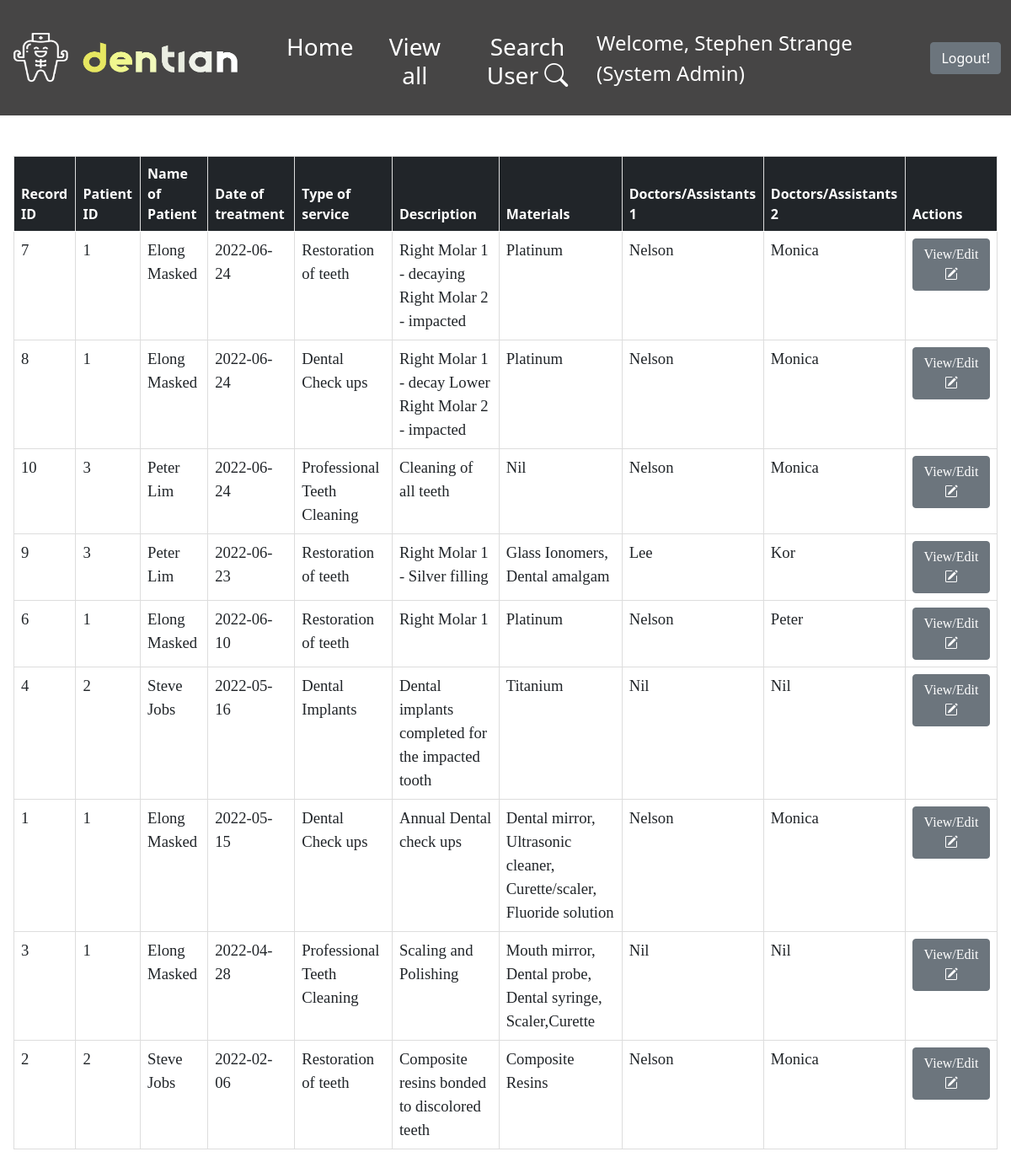
/DentistDashboard.php (signed in), run on the app's committed database.
### tables this page shows
CREATE TABLE `patient_record` (
  `Record_ID` int(6) NOT NULL,
  `Patient_ID` int(11) NOT NULL,
  `Treatment_Date` date DEFAULT NULL,
  `Treatment_type` varchar(50) NOT NULL,
  `Treatment_details` varchar(255) NOT NULL,
  `Material_used` varchar(255) NOT NULL,
  `Doctor/Assistant 1` varchar(50) NOT NULL,
  `Doctor/Assistant 2` varchar(50) NOT NULL
);

CREATE TABLE `patient_profile` (
  `Patient_ID` int(11) NOT NULL,
  `Status` varchar(10) NOT NULL DEFAULT 'Active',
  `First_Name` varchar(20) NOT NULL,
  `Last_Name` varchar(20) NOT NULL,
  `NRIC_PNum` varchar(9) NOT NULL,
  `Gender` char(1) NOT NULL,
  `Birth_Date` date DEFAULT NULL,
  `Address` varchar(50) NOT NULL,
  `Nationality` varchar(100) NOT NULL,
  `Phone_Num` int(8) NOT NULL,
  `Email` varchar(50) NOT NULL,
  `Marital Status` varchar(20) NOT NULL,
  `Occupation` varchar(50) NOT NULL,
  `Smoker` varchar(3) NOT NULL,
  `Allergies` varchar(100) DEFAULT NULL,
  `Long_term_med` varchar(200) DEFAULT NULL,
  `Existing_Med_Conds` varchar(200) DEFAULT NULL,
  `Referred_by_clinic` varchar(50) DEFAULT NULL,
  `Referred_memo` varchar(200) DEFAULT NULL,
  `Family_ID` int(3) DEFAULT NULL,
  `Emer_Name` varchar(20) NOT NULL,
  `Emer_Contact` int(8) NOT NULL,
  `Emer_relation` varchar(10) NOT NULL,
  `Subsidies` varchar(3) NOT NULL
);

### db_connection.php (called while the page is built, shortened)
<?php
class DB_Connect
{
    public function connect()
    {
        try {
            $host2 = "sql6.freemysqlhosting.net";
            $db2 = "sql6501826";
            $username2 = "sql6501826";
            $password2 = "YnaPNqTYI4";
            $conn = new PDO('mysql:host='. $host2 . '; dbname=' . $db2 , $username2, $password2);
            return $conn;
        } catch (PDOException $e) {
            print "Error: " . $e->getMessage() . "<br>";
            die();
        }
    }
}

### DentistDashboard.php (the view, shortened to what this page needs)
<?php
include 'db_connection.php';
require_once('Navbar.php');
$db = new DB_Connect();
if (!isset($_SESSION['Role']) && empty($_SESSION['Role'])) {
    header("Location: index.php");
} else {
    if (!isset($_SESSION['patientrecords']) && empty($_SESSION['patientrecords'])) {
        $stmt = $db->connect()->prepare("SELECT patient_profile.First_Name, patient_profile.Last_Name, patient_record.* FROM `patient_record` left join patient_profile on patient_record.Patient_ID = patient_profile.Patient_ID order by patient_record.Treatment_Date DESC");
        $stmt->execute();
        if ($stmt->rowCount() > 0) {
            $patient_records = $stmt->fetchAll(PDO::FETCH_ASSOC);
        }
    } else {
        $patient_records = $_SESSION['patientrecords'];
        $errormsg = $_SESSION['errorMsg'];
        $rowCount = $_SESSION['rowCount'];
    }
}
?>
<html>
<head>
    <link rel="stylesheet" href="https://cdn.jsdelivr.net/npm/bootstrap-icons@1.8.1/font/bootstrap-icons.css">
    <link href="https://cdn.jsdelivr.net/npm/bootstrap@5.0.2/dist/css/bootstrap.min.css" rel="stylesheet">
    <link rel="stylesheet" href="https://cdn.jsdelivr.net/npm/bootstrap-icons@1.8.1/font/bootstrap-icons.css">
</head>
<body>
    <div class="w-100 p-3">
        <nav class="navbar navbar-light bg-transparent">
        </nav>
        <table class="table table-hover ps-1">
            <thead class="table-dark">
                <tr>
                    <th scope="col">Record ID</th>
                    <th scope="col">Patient ID</th>
                    <th scope="col">Name of Patient</th>
                    <th scope="col">Date of treatment</th>
                    <th scope="col">Type of service</th>
                    <th scope="col">Description</th>
                    <th scope="col">Materials</th>
                    <th scope="col">Doctors/Assistants 1</th>
                    <th scope="col">Doctors/Assistants 2</th>
                    <th scope="col">Actions</th>
                </tr>
            </thead>
            <tbody>
                <?php
                foreach ($patient_records as $record) {
                    echo
                    '<tr>' .
                        '<td>' . $record['Record_ID'] . '</td>' .
                        '<td>' . $record['Patient_ID'] . '</td>' .
                        '<td>' . $record['First_Name'] . ' ' . $record['Last_Name'] . '</td>' .
                        '<td>' . $record['Treatment_Date'] . '</td>' .
                        '<td>' . $record['Treatment_type'] . '</td>' .
                        '<td>' . $record['Treatment_details'] . '</td>' .
                        '<td>' . $record['Material_used'] . '</td>' .
                        '<td>' . $record['Doctor/Assistant 1'] . '</td>' .
                        '<td>' . $record['Doctor/Assistant 2'] . '</td>' .
                        '<td><button type="button" class="btn btn-secondary editBtn" data-bs-toggle="modal" data-bs-target="#editAcc">View/Edit <i class="bi bi-pencil-square"></i></button></td>' .
                        '</tr>';
                }
                ?>
            </tbody>
        </table>
    </div>
</body>
</html>

### DentistDashboard.php (style rules this page uses)
p, td { font-family: garamond; font-size: 14pt; }
td, th { border: 1px solid #ddd; }
table { width: 50%; background-color: white; text-align: left; }
body { background-image: url('img/AdminBackground.png'); background-repeat: no-repeat; background-attachment: fixed; background-size: cover; }

### data on the page
patient_record: Record_ID "7", Patient_ID "1", Patient_ID.First_Name "Elong", Patient_ID.Last_Name "Masked", Treatment_Date "2022-06-24", Treatment_type "Restoration of teeth", Treatment_details "Right Molar 1 - decaying Right Molar 2 - impacted", Material_used "Platinum", value "Nelson", value "Monica"
patient_record: Record_ID "8", Patient_ID "1", Patient_ID.First_Name "Elong", Patient_ID.Last_Name "Masked", Treatment_Date "2022-06-24", Treatment_type "Dental Check ups", Treatment_details "Right Molar 1 - decay Lower Right Molar 2 - impacted", Material_used "Platinum", value "Nelson", value "Monica"
patient_record: Record_ID "10", Patient_ID "3", Patient_ID.First_Name "Peter", Patient_ID.Last_Name "Lim", Treatment_Date "2022-06-24", Treatment_type "Professional Teeth Cleaning", Treatment_details "Cleaning of all teeth", Material_used "Nil", value "Nelson", value "Monica"
patient_record: Record_ID "9", Patient_ID "3", Patient_ID.First_Name "Peter", Patient_ID.Last_Name "Lim", Treatment_Date "2022-06-23", Treatment_type "Restoration of teeth", Treatment_details "Right Molar 1 - Silver filling", Material_used "Glass Ionomers, Dental amalgam", value "Lee", value "Kor"
patient_record: Record_ID "6", Patient_ID "1", Patient_ID.First_Name "Elong", Patient_ID.Last_Name "Masked", Treatment_Date "2022-06-10", Treatment_type "Restoration of teeth", Treatment_details "Right Molar 1", Material_used "Platinum", value "Nelson", value "Peter"
patient_record: Record_ID "4", Patient_ID "2", Patient_ID.First_Name "Steve", Patient_ID.Last_Name "Jobs", Treatment_Date "2022-05-16", Treatment_type "Dental Implants", Treatment_details "Dental implants completed for the impacted tooth", Material_used "Titanium", value "Nil"
patient_record: Record_ID "1", Patient_ID "1", Patient_ID.First_Name "Elong", Patient_ID.Last_Name "Masked", Treatment_Date "2022-05-15", Treatment_type "Dental Check ups", Treatment_details "Annual Dental check ups", Material_used "Dental mirror, Ultrasonic cleaner, Curette/scaler, Fluoride solution", value "Nelson", value "Monica"
patient_record: Record_ID "3", Patient_ID "1", Patient_ID.First_Name "Elong", Patient_ID.Last_Name "Masked", Treatment_Date "2022-04-28", Treatment_type "Professional Teeth Cleaning", Treatment_details "Scaling and Polishing", Material_used "Mouth mirror, Dental probe, Dental syringe, Scaler,Curette", value "Nil"
patient_record: Record_ID "2", Patient_ID "2", Patient_ID.First_Name "Steve", Patient_ID.Last_Name "Jobs", Treatment_Date "2022-02-06", Treatment_type "Restoration of teeth", Treatment_details "Composite resins bonded to discolored teeth", Material_used "Composite Resins", value "Nelson", value "Monica"

### other printed values
$_SESSION['Name'] "Stephen Strange"
$_SESSION['Role'] "System Admin"
